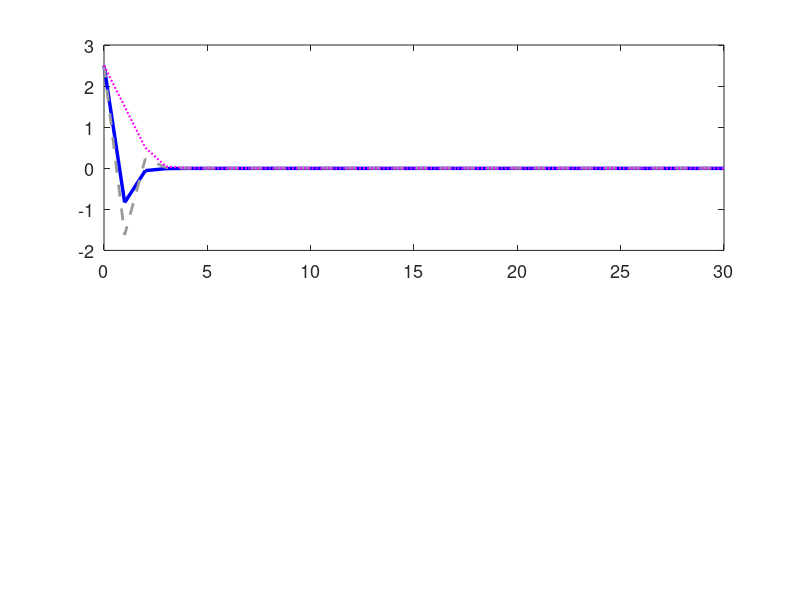

Here is the MATLAB script that generated this plot: (Note: this script raises an error after producing the figure.)
%% Regenerate fig_gpmpc_simulation with visible GP-MPC vs Nominal difference
%  The key fix: collect training data that covers the operating range [−3, 3],
%  so the GP has learned the residual g(x) = −0.1x³ well at all relevant states.

figDir = 'Figures';
set(0, 'DefaultAxesFontSize', 13, 'DefaultLineLineWidth', 2);
set(0, 'DefaultAxesFontName', 'Helvetica');

A_nom = 1;  B_nom = 1;
% Stronger nonlinearity: nominal model is significantly wrong
f_true = @(x, u) x + u - 0.2*x.^3;

%% Data collection: cover the range [−3, 3] by starting from multiple ICs
rng(0);
T_data = 20;
n_batches = 4;
X_all = [];  r_all = [];
x0_list = [0, 2.0, -2.0, 1.5];  % diverse initial conditions
for b = 1:n_batches
    x_d = zeros(T_data+1, 1);
    x_d(1) = x0_list(b);
    u_d = 2*rand(T_data, 1) - 1;
    for k = 1:T_data
        x_d(k+1) = f_true(x_d(k), u_d(k));
    end
    X_batch = x_d(1:T_data);
    r_batch = x_d(2:T_data+1) - A_nom*X_batch - B_nom*u_d;
    X_all = [X_all; X_batch];
    r_all = [r_all; r_batch];
end
T_total = length(X_all);
fprintf('Training data: %d points, x range [%.1f, %.1f]\n', ...
    T_total, min(X_all), max(X_all));

%% GP training
sf2 = 1.0;  ell2 = 1.0;  sn2_gp = 0.01;
kSE = @(xa, xb) sf2^2 * exp(-0.5*(xa - xb').^2 / ell2^2);
K_gp = kSE(X_all, X_all) + sn2_gp*eye(T_total);
alpha_gp = K_gp \ r_all;
gp_mean  = @(xs) kSE(xs, X_all) * alpha_gp;

% Verify GP quality at a few test points
for xt = [0, 1, 2, 2.8]
    fprintf('  gp_mean(%.1f) = %.3f,  true g(%.1f) = %.3f\n', ...
        xt, gp_mean(xt), xt, -0.2*xt^3);
end

%% Controller setup
x_max = 3;  u_max = 1;
Q_mpc = 1;  R_mpc = 0.1;
K_lqr = dlqr(A_nom, B_nom, Q_mpc, R_mpc);
fprintf('K_lqr = %.4f\n', K_lqr);

T_sim = 30;
x0_val = 2.5;

%% GP-MPC: LQR + GP feedforward compensation
x_hist_gp = zeros(1, T_sim+1);  x_hist_gp(1) = x0_val;
u_hist_gp = zeros(1, T_sim);
for t = 1:T_sim
    x_now = x_hist_gp(t);
    mg = gp_mean(x_now);
    u_gp = -K_lqr * x_now - mg;   % compensate for learned residual
    u_gp = max(-u_max, min(u_max, u_gp));
    u_hist_gp(t) = u_gp;
    x_hist_gp(t+1) = f_true(x_now, u_gp);
end
fprintf('GP-MPC: x(1)=%.3f, u(1)=%.3f, final=%.4f\n', ...
    x_hist_gp(2), u_hist_gp(1), x_hist_gp(end));

%% Nominal MPC: LQR on wrong model (no GP correction)
x_hist_nom = zeros(1, T_sim+1);  x_hist_nom(1) = x0_val;
u_hist_nom = zeros(1, T_sim);
for t = 1:T_sim
    x_now = x_hist_nom(t);
    u_nom = -K_lqr * x_now;
    u_nom = max(-u_max, min(u_max, u_nom));
    u_hist_nom(t) = u_nom;
    x_hist_nom(t+1) = f_true(x_now, u_nom);
end
fprintf('Nominal: x(1)=%.3f, u(1)=%.3f, final=%.4f\n', ...
    x_hist_nom(2), u_hist_nom(1), x_hist_nom(end));

%% Nominal open-loop prediction (what the nominal model THINKS will happen)
x_ol = zeros(1, T_sim+1);  x_ol(1) = x0_val;
for t = 1:T_sim
    u_ol = -K_lqr * x_ol(t);
    u_ol = max(-u_max, min(u_max, u_ol));
    x_ol(t+1) = A_nom * x_ol(t) + B_nom * u_ol;   % nominal model (wrong!)
end

%% Plot
fig2 = figure('Position', [100 100 800 550], 'Visible', 'off');
subplot(2,1,1);
plot(0:T_sim, x_hist_gp, 'b-', 'LineWidth', 2.5); hold on;
plot(0:T_sim, x_hist_nom, 'Color', [0.6 0.6 0.6], 'LineWidth', 2, 'LineStyle', '--');
plot(0:T_sim, x_ol, 'm:', 'LineWidth', 1.5);
yline(x_max, 'r--', 'LineWidth', 1.5);
yline(-x_max, 'r--', 'LineWidth', 1.5);
ylabel('$x_k$', 'Interpreter', 'latex');
legend({'GP-MPC (with learning)', 'Nominal MPC (no learning)', ...
        'Nominal model prediction', 'Constraint $|x| \leq 3$'}, ...
       'Interpreter', 'latex', 'Location', 'northeast', 'FontSize', 11);
title('GP-MPC vs Nominal MPC: State Trajectory', 'FontSize', 14);
grid on; box on;

subplot(2,1,2);
stairs(0:T_sim-1, u_hist_gp, 'b-', 'LineWidth', 2.5); hold on;
stairs(0:T_sim-1, u_hist_nom, 'Color', [0.6 0.6 0.6], 'LineWidth', 2, 'LineStyle', '--');
yline(u_max, 'r--', 'LineWidth', 1.5);
yline(-u_max, 'r--', 'LineWidth', 1.5);
xlabel('Time step $k$', 'Interpreter', 'latex');
ylabel('$u_k$', 'Interpreter', 'latex');
title('Control Input', 'FontSize', 14);
grid on; box on;

exportgraphics(fig2, fullfile(figDir, 'fig_gpmpc_simulation.pdf'), ...
    'ContentType', 'vector');
close(fig2);
fprintf('  -> fig_gpmpc_simulation.pdf\n');
